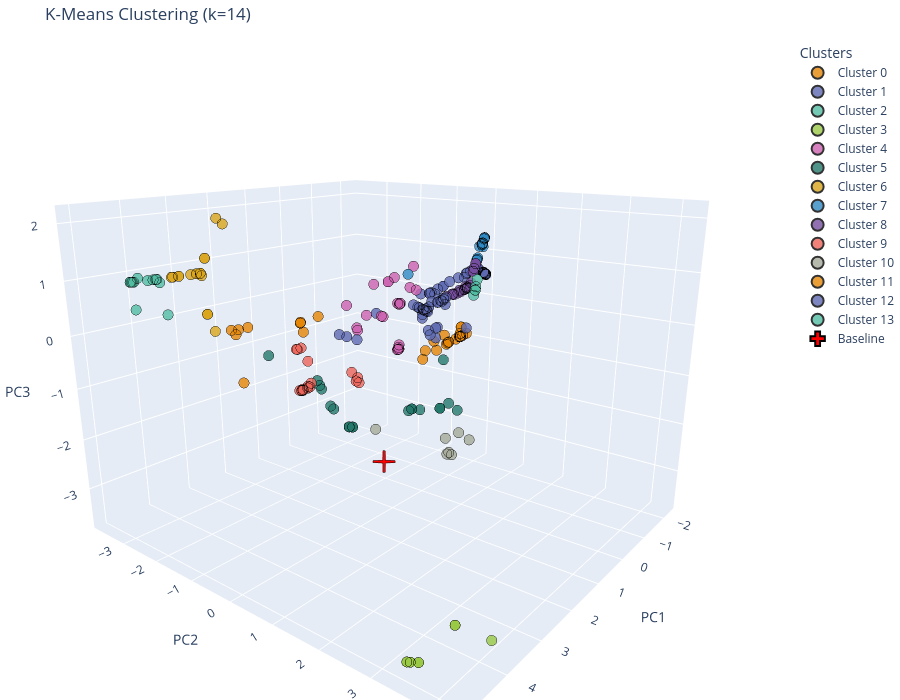

Notebook cell for this chart:
### Code cell
# 1. Konvertálás DataFrame-mé és a szótár frissítése
df_pca = pd.DataFrame(X_pca, columns=["PC1", "PC2", "PC3"])
df_pca["Cluster"] = labels
df_pca["Hash_ID"] = list(data.keys())

for i, (hash_id, v) in enumerate(data.items()):
    v["cluster"] = int(labels[i])

# 2. Színpaletta generálása a klaszterek számára
unique_clusters = sorted(df_pca["Cluster"].unique())

# Plotly színgenerátor (pl. Qualitatív színskála, mint a Vivid vagy D3)
# Igény szerint cserélhető: px.colors.qualitative.Plotly, Set1, Bold, stb.
colors = px.colors.qualitative.Vivid

fig = go.Figure()

# 3. Klaszterek hozzáadása KÜLÖN-KÜLÖN trace-ként (így kapcsolhatók ki/be a legend-ben)
for cluster_id in unique_clusters:
    cluster_df = df_pca[df_pca["Cluster"] == cluster_id]
    color = colors[cluster_id % len(colors)]  # Szín kiosztása ciklikusan

    fig.add_trace(
        go.Scatter3d(
            x=cluster_df["PC1"],
            y=cluster_df["PC2"],
            z=cluster_df["PC3"],
            mode="markers",
            marker=dict(
                size=6,
                color=color,
                line=dict(width=1, color="black"),  # Sötét körvonal
                opacity=0.8,
            ),
            text=cluster_df["Hash_ID"],
            hovertemplate="<b>Hash ID:</b> %{text}<br>"
            + "<b>PC1:</b> %{x:.2f}<br>"
            + "<b>PC2:</b> %{y:.2f}<br>"
            + "<b>PC3:</b> %{z:.2f}<br>"
            + f"<b>Cluster:</b> {cluster_id}<extra></extra>",
            name=f"Cluster {cluster_id}",  # Ez jelenik meg a Legend-ben
        )
    )

# 4. A Baseline elem hozzáadása
fig.add_trace(
    go.Scatter3d(
        x=[baseline_pca[0, 0]],
        y=[baseline_pca[0, 1]],
        z=[baseline_pca[0, 2]],
        mode="markers",
        marker=dict(
            size=12,
            symbol="cross",
            color="red",
            line=dict(width=1.5, color="black"),
        ),
        name="Baseline",
        hovertemplate="<b>Baseline Profile</b><br>"
        + "<b>PC1:</b> %{x:.2f}<br>"
        + "<b>PC2:</b> %{y:.2f}<br>"
        + "<b>PC3:</b> %{z:.2f}<extra></extra>",
    )
)

# 5. Layout beállítások (jelmagyarázat testreszabása)
fig.update_layout(
    title=f"K-Means Clustering (k={n_clusters})",
    scene=dict(
        xaxis_title="PC1",
        yaxis_title="PC2",
        zaxis_title="PC3",
        camera=dict(eye=dict(x=1.5, y=1.2, z=0.6)),
    ),
    legend=dict(
        title="Clusters",
        itemsizing="constant",  # A jelmagyarázatban a pontok egységes méretűek maradnak
    ),
    width=900,
    height=700,
    margin=dict(l=0, r=0, b=0, t=40),
)

# 6. Megjelenítés és mentés HTML-be
fig.show()
fig.write_html(fig_path + f"clustering_pca_{qmc_type}.html")
